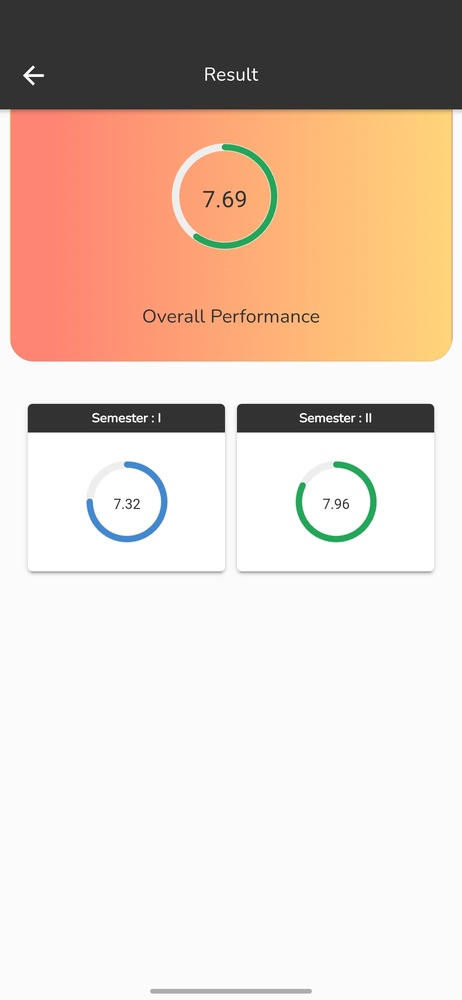
#> input picture AIMD/backend/uploads/c0e010b7-9da4-4697-ab52-16e773b3cac2.jpg, 462 x 1000 px, shrunk from 1080 x 2340 before the run
$ python -i noise.py   (imports and definitions only)
#> lines starting #> are read from the running program, lines starting #| are printed output that depends on the picture
import cv2
import numpy as np


def noise_analysis(file_path: str) -> dict:
    """
    Estimate high-frequency noise/residual characteristics.
    """

    image = cv2.imread(file_path)
#> image is the input picture: shape (1000, 462, 3); mean B, G, R 191.8, 203.9, 223

    if image is None:
        raise ValueError("Unable to read image")

    gray = cv2.cvtColor(image, cv2.COLOR_BGR2GRAY)
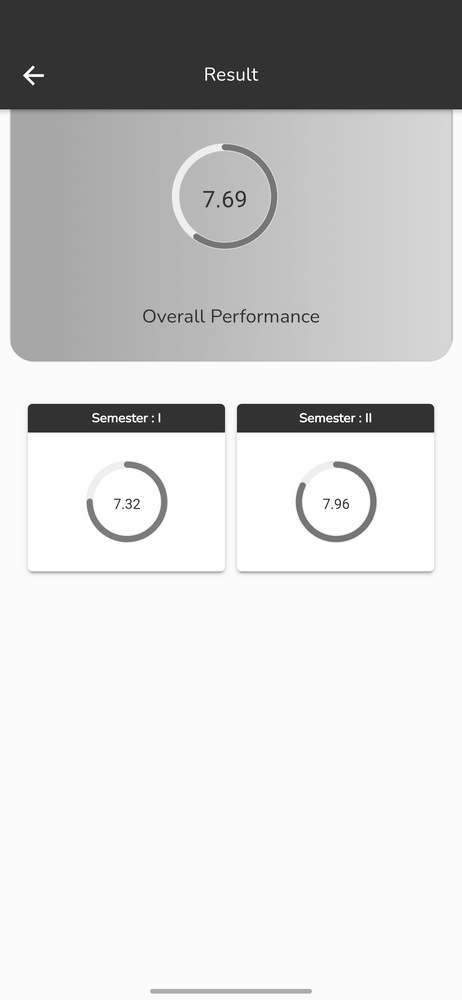
#> gray: shape (1000, 462); min 19, max 255, mean 208.2

    # Gaussian blur represents smooth component
    blurred = cv2.GaussianBlur(
        gray,
        (5, 5),
        0
    )

    # Residual = original - smooth component
    residual = (
        gray.astype(np.float32)
        - blurred.astype(np.float32)
    )
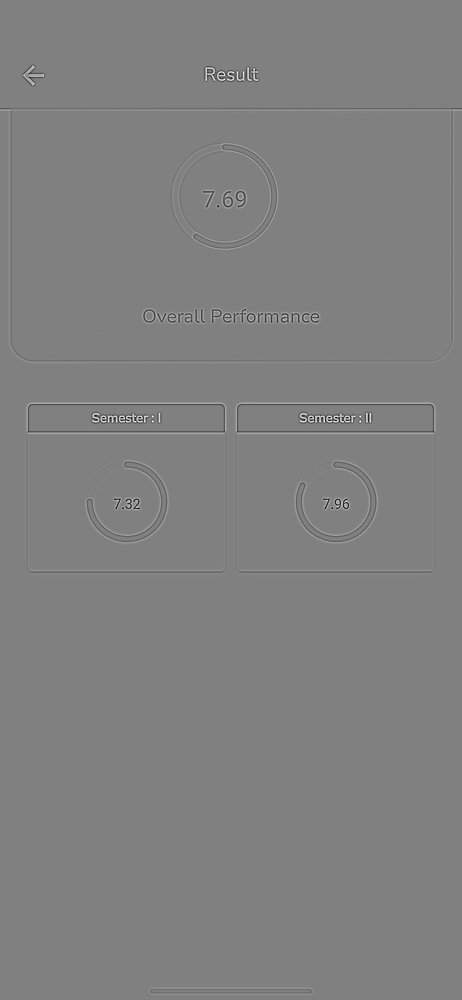
#> residual: shape (1000, 462) float32; min -144, max 141, mean 0; drawn with min black and max white

    residual_std = float(np.std(residual))
#> residual_std = 6.6
    residual_mean = float(np.mean(np.abs(residual)))
#> residual_mean = 1.19

    # Edge density
    edges = cv2.Canny(
        gray,
        threshold1=100,
        threshold2=200
    )
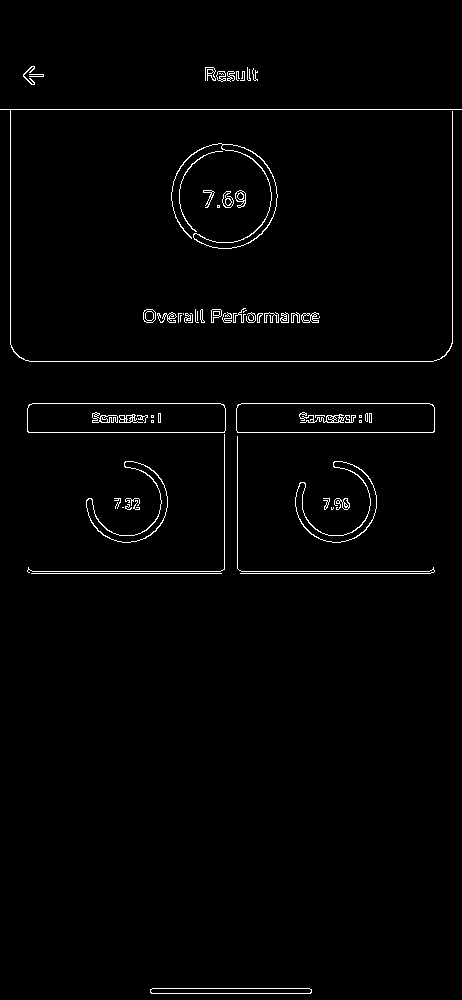
#> edges: shape (1000, 462); 1.6% white in thin lines or dots

    edge_density = float(
        np.count_nonzero(edges) / edges.size
    )
#> edge_density = 0.0162

    return {
        "noise_std": round(residual_std, 6),
        "mean_noise_magnitude": round(
            residual_mean,
            6
        ),
        "edge_density": round(
            edge_density,
            6
        )
    }

>>> result = noise_analysis('../uploads/c0e010b7-9da4-4697-ab52-16e773b3cac2.jpg')
#> result = {'noise_std': 6.6, 'mean_noise_magnitude': 1.19, 'edge_density': 0.0162}
